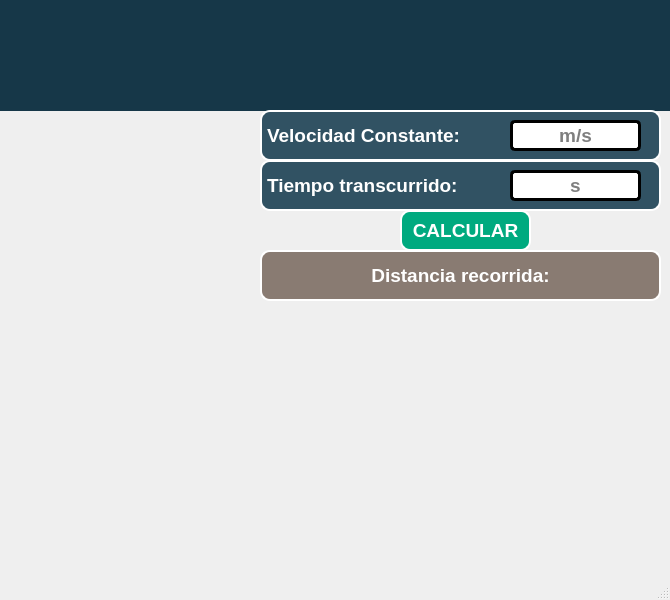
<?xml version="1.0" encoding="UTF-8"?>
<ui version="4.0">
 <class>MainWindow</class>
 <widget class="QMainWindow" name="MainWindow">
  <property name="geometry">
   <rect>
    <x>0</x>
    <y>0</y>
    <width>670</width>
    <height>600</height>
   </rect>
  </property>
  <property name="windowTitle">
   <string>MainWindow</string>
  </property>
  <widget class="QWidget" name="centralwidget">
   <widget class="QLabel" name="label_2">
    <property name="geometry">
     <rect>
      <x>0</x>
      <y>0</y>
      <width>671</width>
      <height>111</height>
     </rect>
    </property>
    <property name="styleSheet">
     <string notr="true">background-color: rgb(22, 55, 72);</string>
    </property>
    <property name="text">
     <string/>
    </property>
    <property name="pixmap">
     <pixmap resource="../PIP_Equipo4_Unidad1_Clase/recursos_proyectos.qrc">:/imgUAT/imagenes/uat.png</pixmap>
    </property>
    <property name="scaledContents">
     <bool>true</bool>
    </property>
   </widget>
   <widget class="QLabel" name="label_5">
    <property name="geometry">
     <rect>
      <x>490</x>
      <y>410</y>
      <width>221</width>
      <height>171</height>
     </rect>
    </property>
    <property name="text">
     <string/>
    </property>
    <property name="pixmap">
     <pixmap>../PIP_Equipo4_Unidad1_Clase/imagenes/Equipo4.png</pixmap>
    </property>
    <property name="scaledContents">
     <bool>true</bool>
    </property>
   </widget>
   <widget class="QLabel" name="label">
    <property name="geometry">
     <rect>
      <x>0</x>
      <y>100</y>
      <width>671</width>
      <height>471</height>
     </rect>
    </property>
    <property name="text">
     <string/>
    </property>
    <property name="pixmap">
     <pixmap>imagenes/dsitancia.jpg</pixmap>
    </property>
    <property name="scaledContents">
     <bool>true</bool>
    </property>
   </widget>
   <widget class="QLabel" name="label_3">
    <property name="geometry">
     <rect>
      <x>260</x>
      <y>110</y>
      <width>401</width>
      <height>51</height>
     </rect>
    </property>
    <property name="font">
     <font>
      <pointsize>14</pointsize>
      <weight>75</weight>
      <bold>true</bold>
     </font>
    </property>
    <property name="styleSheet">
     <string notr="true">border: 2px solid white;
border-radius: 10px;
background-color: rgb(49, 82, 99);
color: rgb(255, 255, 255);</string>
    </property>
    <property name="text">
     <string>Velocidad Constante:</string>
    </property>
   </widget>
   <widget class="QLabel" name="label_4">
    <property name="geometry">
     <rect>
      <x>260</x>
      <y>160</y>
      <width>401</width>
      <height>51</height>
     </rect>
    </property>
    <property name="font">
     <font>
      <pointsize>14</pointsize>
      <weight>75</weight>
      <bold>true</bold>
     </font>
    </property>
    <property name="styleSheet">
     <string notr="true">border: 2px solid white;
border-radius: 10px;
background-color: rgb(49, 82, 99);
color: rgb(255, 255, 255);</string>
    </property>
    <property name="text">
     <string>Tiempo transcurrido:</string>
    </property>
   </widget>
   <widget class="QLineEdit" name="txt_velocidad">
    <property name="geometry">
     <rect>
      <x>510</x>
      <y>120</y>
      <width>131</width>
      <height>31</height>
     </rect>
    </property>
    <property name="font">
     <font>
      <pointsize>14</pointsize>
      <weight>75</weight>
      <bold>true</bold>
     </font>
    </property>
    <property name="styleSheet">
     <string notr="true">border: 3px solid black;
border-radius: 5px;</string>
    </property>
    <property name="alignment">
     <set>Qt::AlignCenter</set>
    </property>
    <property name="placeholderText">
     <string>m/s</string>
    </property>
   </widget>
   <widget class="QLineEdit" name="txt_tiempo">
    <property name="geometry">
     <rect>
      <x>510</x>
      <y>170</y>
      <width>131</width>
      <height>31</height>
     </rect>
    </property>
    <property name="font">
     <font>
      <pointsize>14</pointsize>
      <weight>75</weight>
      <bold>true</bold>
     </font>
    </property>
    <property name="styleSheet">
     <string notr="true">border: 3px solid black;
border-radius: 5px;</string>
    </property>
    <property name="alignment">
     <set>Qt::AlignCenter</set>
    </property>
    <property name="placeholderText">
     <string>s</string>
    </property>
   </widget>
   <widget class="QLabel" name="label_6">
    <property name="geometry">
     <rect>
      <x>260</x>
      <y>250</y>
      <width>401</width>
      <height>51</height>
     </rect>
    </property>
    <property name="font">
     <font>
      <pointsize>14</pointsize>
      <weight>75</weight>
      <bold>true</bold>
     </font>
    </property>
    <property name="styleSheet">
     <string notr="true">border: 2px solid white;
border-radius: 10px;
background-color: rgb(137, 123, 114);
color: rgb(255, 255, 255);</string>
    </property>
    <property name="text">
     <string>Distancia recorrida:</string>
    </property>
    <property name="alignment">
     <set>Qt::AlignCenter</set>
    </property>
   </widget>
   <widget class="QPushButton" name="btn_calcular">
    <property name="geometry">
     <rect>
      <x>400</x>
      <y>210</y>
      <width>131</width>
      <height>41</height>
     </rect>
    </property>
    <property name="font">
     <font>
      <pointsize>14</pointsize>
      <weight>75</weight>
      <bold>true</bold>
     </font>
    </property>
    <property name="styleSheet">
     <string notr="true">border: 2px solid white;
border-radius: 10px;
background-color: rgb(0, 170, 127);
color: rgb(255, 255, 255);</string>
    </property>
    <property name="text">
     <string>CALCULAR</string>
    </property>
   </widget>
   <zorder>label_2</zorder>
   <zorder>label</zorder>
   <zorder>label_5</zorder>
   <zorder>label_3</zorder>
   <zorder>label_4</zorder>
   <zorder>txt_velocidad</zorder>
   <zorder>txt_tiempo</zorder>
   <zorder>label_6</zorder>
   <zorder>btn_calcular</zorder>
  </widget>
  <widget class="QMenuBar" name="menubar">
   <property name="geometry">
    <rect>
     <x>0</x>
     <y>0</y>
     <width>670</width>
     <height>26</height>
    </rect>
   </property>
  </widget>
  <widget class="QStatusBar" name="statusbar"/>
 </widget>
 <resources>
  <include location="../PIP_Equipo4_Unidad1_Clase/recursos_proyectos.qrc"/>
  <include location="../../Qt/Qt5.12.5/5.12.5/msvc2017_64/PIP_Equipo4_Unidad1_Clase/recursos_proyectos.qrc"/>
 </resources>
 <connections/>
</ui>
